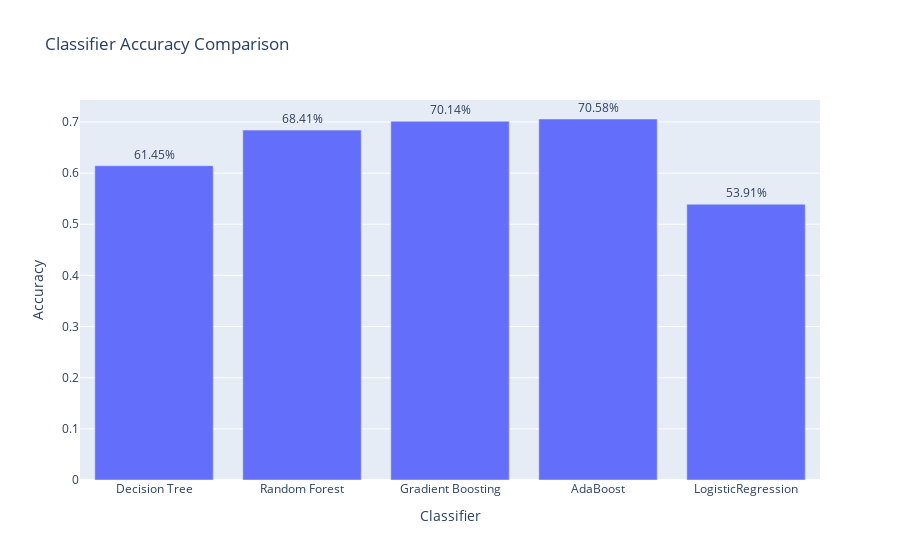

Write notebook code for a chart like this one.
### Code cell
# Create a bar chart comparing accuracy
accuracy_df = pd.DataFrame(results)
fig = px.bar(accuracy_df, x='Classifier', y='Accuracy', text='Accuracy', title='Classifier Accuracy Comparison')
fig.update_traces(texttemplate='%{text:.2%}', textposition='outside')
fig.show()

### Figure 1 — Plotly figure (JSON) as saved in the notebook; plotly's stock layout.template omitted (floating-point values rounded to 4 significant figures)
{"data": [{"alignmentgroup": "True", "hovertemplate": "Classifier=%{x}<br>Accuracy=%{text}<extra></extra>", "legendgroup": "", "marker": {"color": "#636efa", "pattern": {"shape": ""}}, "name": "", "offsetgroup": "", "orientation": "v", "showlegend": false, "text": [0.6145, 0.6841, 0.7014, 0.7058, 0.5391], "textposition": "outside", "texttemplate": "%{text:.2%}", "type": "bar", "x": ["Decision Tree", "Random Forest", "Gradient Boosting", "AdaBoost", "LogisticRegression"], "xaxis": "x", "y": [0.6145, 0.6841, 0.7014, 0.7058, 0.5391], "yaxis": "y"}], "layout": {"barmode": "relative", "legend": {"tracegroupgap": 0}, "title": {"text": "Classifier Accuracy Comparison"}, "xaxis": {"anchor": "y", "domain": [0, 1], "title": {"text": "Classifier"}}, "yaxis": {"anchor": "x", "domain": [0, 1], "title": {"text": "Accuracy"}}}}
